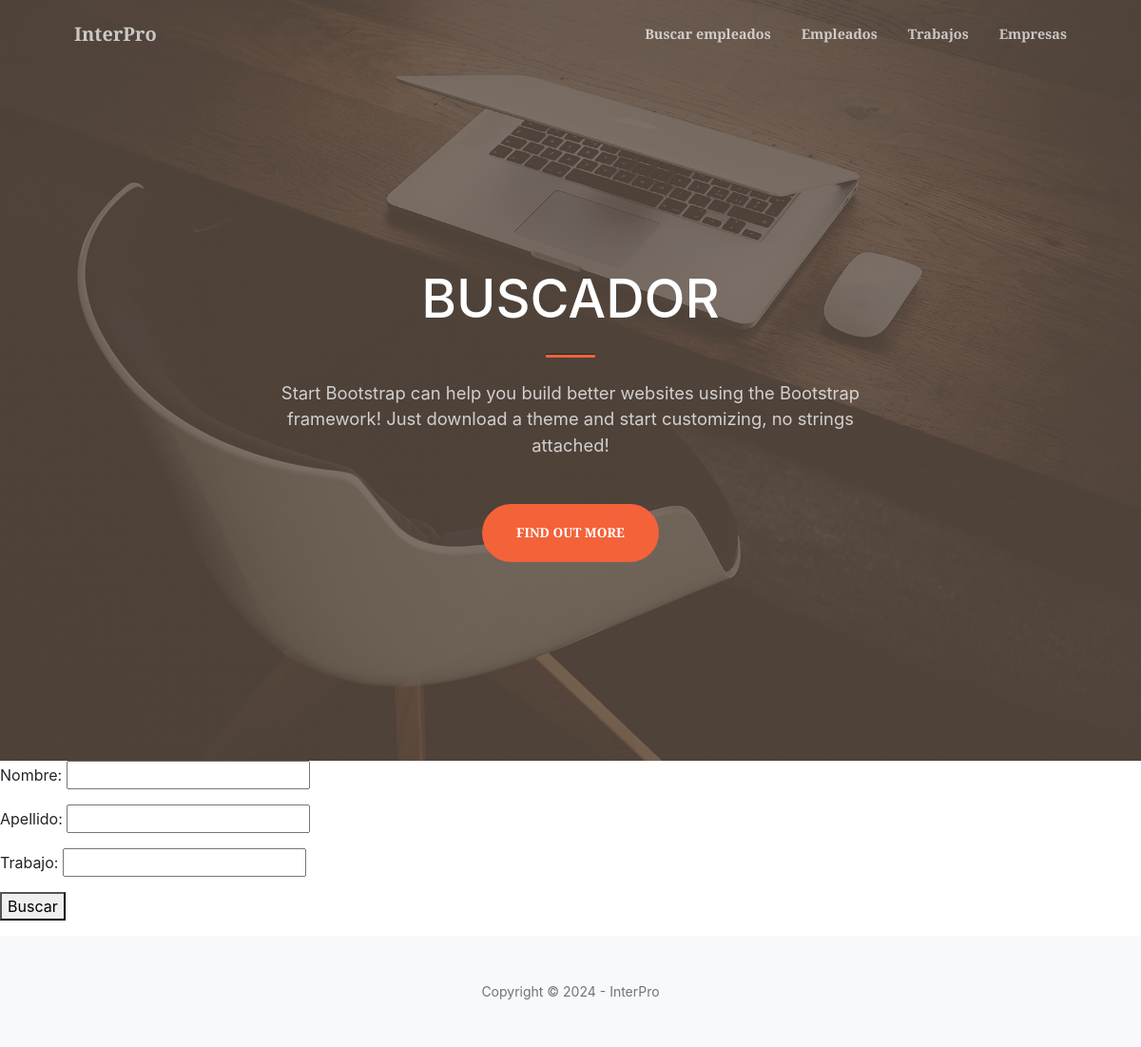
The app's page /appentrega/buscar-empleados/, older data.
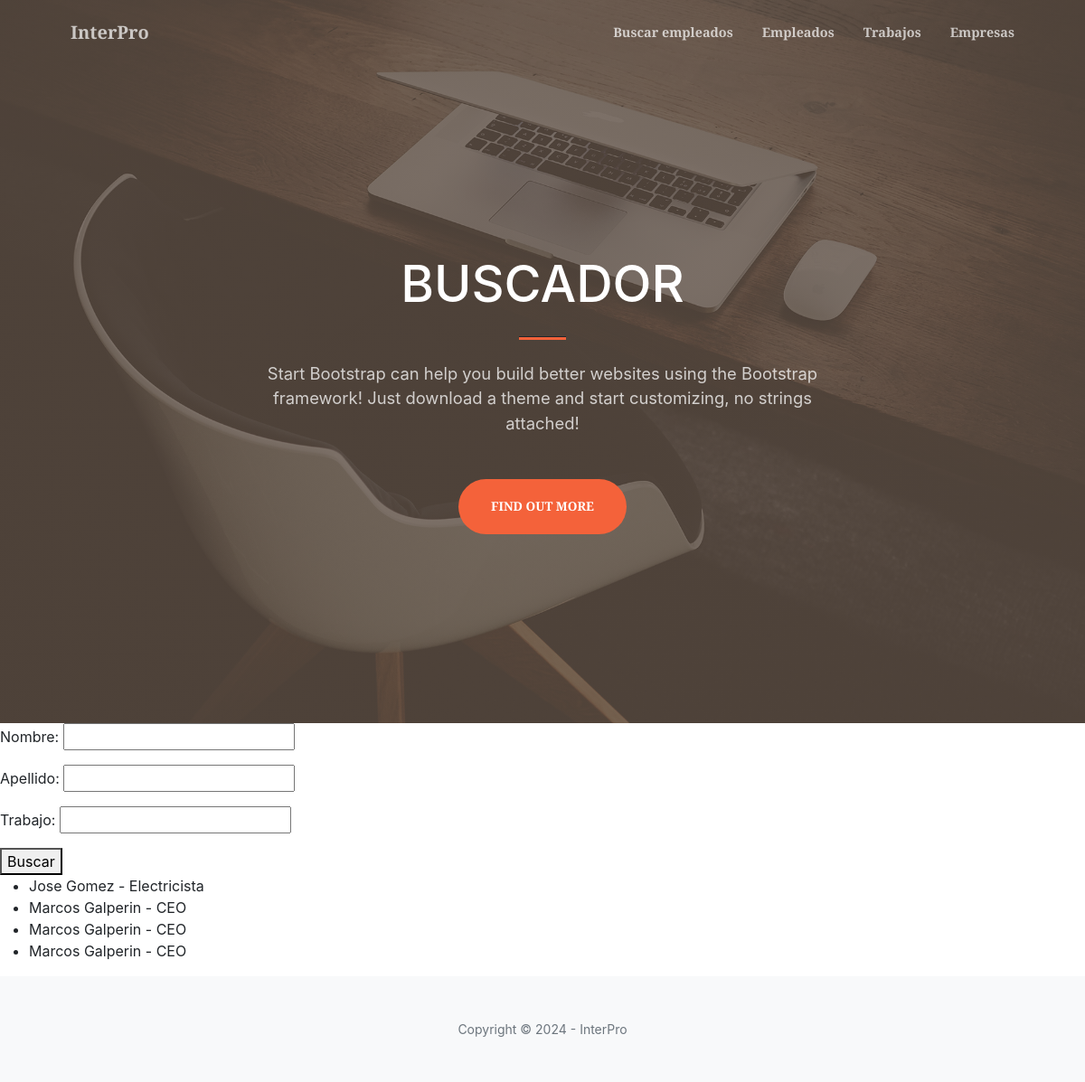
The same page, newer data.
### appentrega/models.py (models this page shows)
class Empleado(models.Model):
    nombre = models.CharField(max_length=40)
    apellido = models.CharField(max_length=20)
    trabajo = models.CharField(max_length=40)

### appentrega/views.py (the view)
# urls.py: path('buscar-empleados/', views.buscar_empleados, name="BuscarEmpleados"),
def buscar_empleados(request):
    empleados = Empleado.objects.all()
    if request.method == 'POST':
        form = BuscarEmpleado(request.POST)
        if form.is_valid():
            nombre = form.cleaned_data.get('nombre', '')
            apellido = form.cleaned_data.get('apellido', '')
            trabajo = form.cleaned_data.get('trabajo', '')
            empleados = Empleado.objects.filter(
                nombre__icontains=nombre,
                apellido__icontains=apellido,
                trabajo__icontains=trabajo
            )
    else:
        form = BuscarEmpleado()
    return render(request, 'appentrega/buscar_empleados.html', {'empleados': empleados, 'form': form})

### appentrega/forms.py
class BuscarEmpleado(forms.Form):
    nombre = forms.CharField(required=False)
    apellido = forms.CharField(required=False)
    trabajo = forms.CharField(required=False)

### appentrega/templates/appentrega/buscar_empleados.html
{% extends "appentrega/base.html" %} {% load static %} {% block main %}
<header class="masthead">
  <div class="container px-4 px-lg-5 h-100">
    <div
      class="row gx-4 gx-lg-5 h-100 align-items-center justify-content-center text-center"
    >
      <div class="col-lg-8 align-self-end">
        <h1 class="text-white font-weight-bold">BUSCADOR</h1>
        <hr class="divider" />
      </div>
      <div class="col-lg-8 align-self-baseline">
        <p class="text-white-75 mb-5">
          Start Bootstrap can help you build better websites using the Bootstrap
          framework! Just download a theme and start customizing, no strings
          attached!
        </p>
        <a class="btn btn-primary btn-xl" href="#about">Find Out More</a>
      </div>
    </div>
  </div>
</header>
{% endblock main %} {% block formulario %}
<form method="post" action="">
  {% csrf_token %} {{ form.as_p }}
  <button type="submit">Buscar</button>
</form>
<ul>
  {% for empleado in empleados %}
  <li>
    {{ empleado.nombre }} {{ empleado.apellido }} - {{ empleado.trabajo }}
  </li>
  {% endfor %}
</ul>
{% endblock formulario %}

### appentrega/templates/appentrega/base.html (shortened to what this page needs)
<!DOCTYPE html>
<html lang="en">
  <head>
    {% load static %}
    <link
      href="https://cdn.jsdelivr.net/npm/bootstrap-icons@1.5.0/font/bootstrap-icons.css"
      rel="stylesheet"
    />
    <link
      href="https://cdnjs.cloudflare.com/ajax/libs/SimpleLightbox/2.1.0/simpleLightbox.min.css"
      rel="stylesheet"
    />
    <link href="{% static "css/styles.css" %}" rel="stylesheet" />
  </head>
  <body id="page-top">
    <nav
      class="navbar navbar-expand-lg navbar-light fixed-top py-3"
      id="mainNav"
    >
      <div class="container px-4 px-lg-5">
        <a class="navbar-brand" href="{% url "Inicio" %}">InterPro</a>
        <div class="collapse navbar-collapse" id="navbarResponsive">
          <ul class="navbar-nav ms-auto my-2 my-lg-0">
            <li class="nav-item">
              <a class="nav-link" href="{% url "BuscarEmpleados" %}">Buscar empleados</a>
            </li>
            <li class="nav-item">
              <a class="nav-link" href="{% url "FormEmpleado" %}">Empleados</a>
            </li>
            <li class="nav-item">
              <a class="nav-link" href="{% url "FormTrabajo" %}">Trabajos</a>
            </li>
            <li class="nav-item">
              <a class="nav-link" href="{% url "FormEmpresa" %}">Empresas</a>
            </li>
          </ul>
        </div>
      </div>
    </nav>
    {% block main %}
    {% endblock main %}
    {% block formulario %}
    {% endblock formulario %}
    <footer class="bg-light py-5">
      <div class="container px-4 px-lg-5">
        <div class="small text-center text-muted">
          Copyright &copy; 2024 - InterPro
        </div>
      </div>
    </footer>
  </body>
</html>

Row changes from the older to the newer data that the page shows:
added Empleado: nombre "Jose", apellido "Gomez", trabajo "Electricista"
added Empleado: nombre "Marcos", apellido "Galperin", trabajo "CEO"
added Empleado: nombre "Marcos", apellido "Galperin", trabajo "CEO"
added Empleado: nombre "Marcos", apellido "Galperin", trabajo "CEO"
